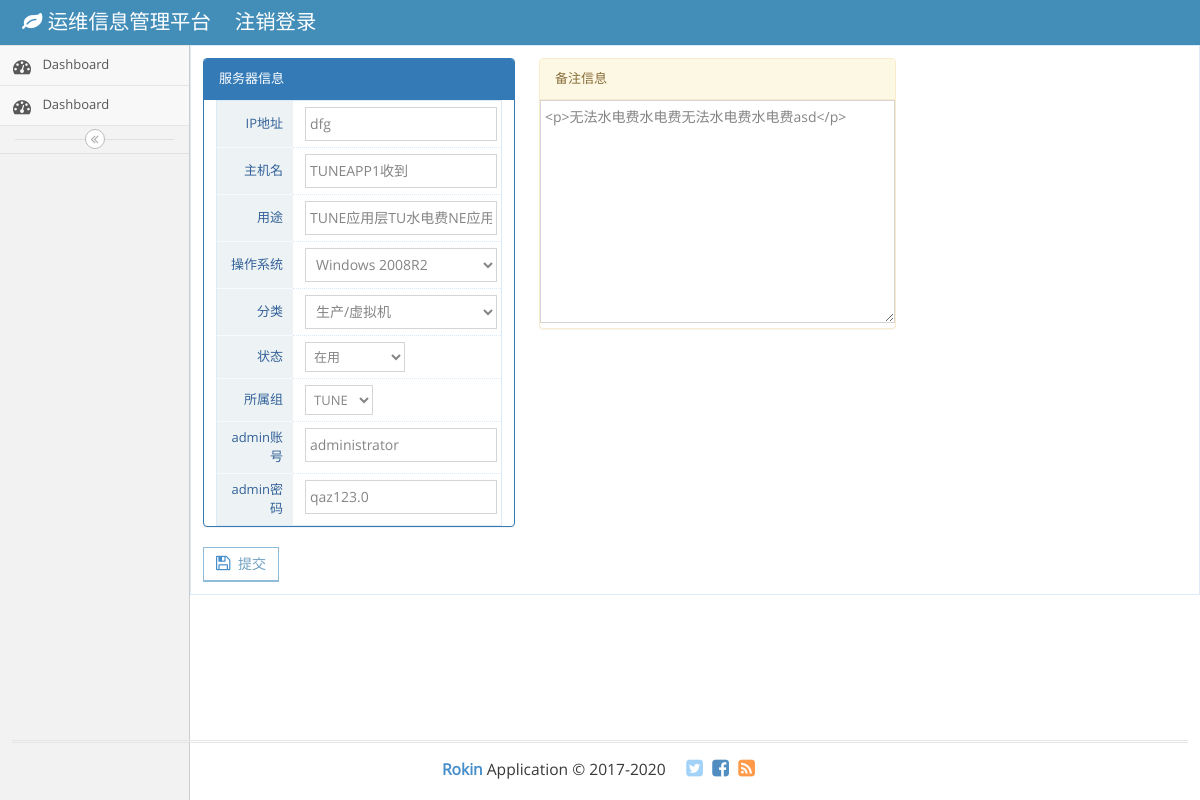
Before: /post/1/edit/ with the older database file.
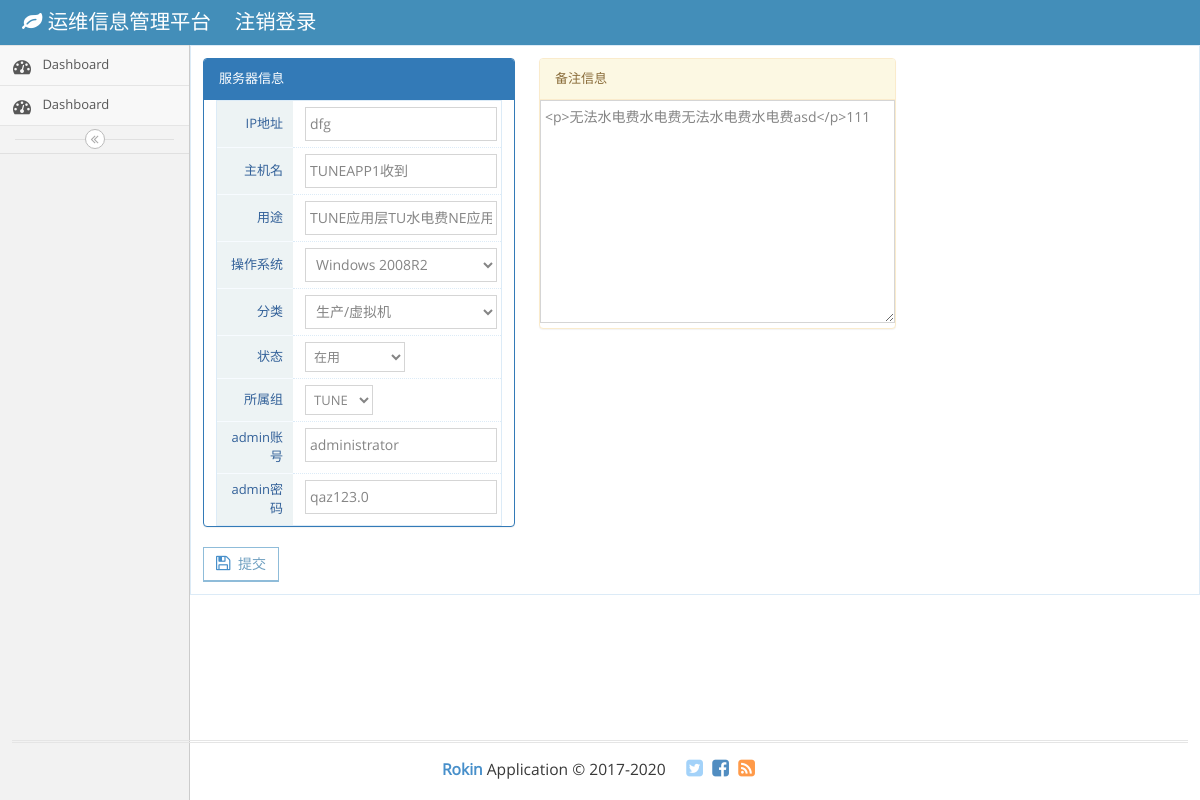
After: the same page with the newer database file.
### app/models.py (models this page shows, shortened)
class Host(models.Model):
    ip = models.GenericIPAddressField(verbose_name="IP地址", max_length=20)
    host_name = models.CharField(max_length=50)
    host_purpose = models.CharField(max_length=100, blank=True)
    host_status = models.ForeignKey(Host_status)
    Host_category = models.ForeignKey(HostCategorys)
    Host_group = models.ForeignKey(HostGroups)
    Host_operatingsystem = models.ForeignKey(OperatingSystems)
    admin_Account = models.CharField(max_length=50, blank=True)
    admin_password = models.CharField(max_length=50, blank=True)
    Host_body = RichTextUploadingField(verbose_name='正文')
    created_time = models.DateTimeField(auto_now_add=True)
    modified_time = models.DateTimeField(auto_now=True)

### app/views.py (the view)
# urls.py: url(r'^post/(?P<pk>[0-9]+)/edit/$', views.HostEditView.as_view(), name='host_edit'),
class HostEditView(UpdateView):
    model = Host
    form_class = PostForm
    template_name = 'app/host_edit.html'

### app/forms.py
class PostForm(forms.ModelForm):
    class Meta:
        model = Host
        fields = ('ip', 'host_name', 'host_purpose', 'Host_category', 'Host_group',
                  'admin_Account', 'admin_password', 'Host_operatingsystem', 'Host_body', 'host_status')
        widgets = {
            'host_name': TextInput(attrs={'class': 'form-control'}),
            'host_purpose': TextInput(attrs={'class': 'form-control'}),
            'Host_category': Select(attrs={'class': 'form-control'}),
            'Host_operatingsystem': Select(attrs={'class': 'form-control'}),
        }

### app/models.py (called while the page is built)
    def __str__(self):
        return self.name

    def __str__(self):
        return self.name

    def __str__(self):
        return self.name

    def __str__(self):
        return self.name

### templates/app/host_edit.html (shortened to what the changed rows need)
{% extends 'app/base.html' %}
{% load staticfiles %}
{% block main %}
    <div class="table-detail">
        <div class="row">
            <form method="POST" class="post-form">{% csrf_token %}
                <div class="col-xs-4">
                    <div class="panel panel-primary">
                        <div class="panel-body">
                            <div class="profile-user-info profile-user-info-striped">
                                <div class="profile-info-row">
                                    <div class="profile-info-value">
                                        {{ form.ip }}
                                    </div>
                                </div>
                                    <div class="profile-info-row">
                                        <div class="profile-info-value">
                                            {{ form.host_name }}
                                        </div>
                                    </div>
                                    <div class="profile-info-row">
                                        <div class="profile-info-value">
                                            {{ form.host_purpose }}
                                        </div>
                                    </div>
                                    <div class="profile-info-row">
                                        <div class="profile-info-value">
                                            {{ form.Host_operatingsystem }}
                                        </div>
                                    </div>
                                    <div class="profile-info-row">
                                        <div class="profile-info-value">
                                            {{ form.Host_category }}
                                        </div>
                                    </div>
                                    <div class="profile-info-row">
                                        <div class="profile-info-value">
                                            {{ form.host_status }}
                                        </div>
                                    </div>
                                    <div class="profile-info-row">
                                        <div class="profile-info-value">
                                            {{ form.Host_group }}
                                        </div>
                                    </div>
                                    <div class="profile-info-row">
                                        <div class="profile-info-value">
                                            {{ form.admin_Account }}
                                        </div>
                                    </div>
                                    <div class="profile-info-row">
                                        <div class="profile-info-value">
                                            {{ form.admin_password }}
                                        </div>
                                    </div>
                                </div>
                            </div>
                        </div>
                    </div>
                <div class="col-xs-8">
                    <div class="profile-info-row">
                         <div class="panel panel-warning">
                    <div class="panel-body">
                        {{ form.Host_body }}
                    </div>
                </div>
                </div>
            </form>
        </div>
    </div>
{% endblock main %}

Changed rows visible on the page:
changed Host "dfg": Host_body "<p>无法水电费水电费无法水电费水电费asd</p>" → "<p>无法水电费水电费无法水电费水电费asd</p>111"
